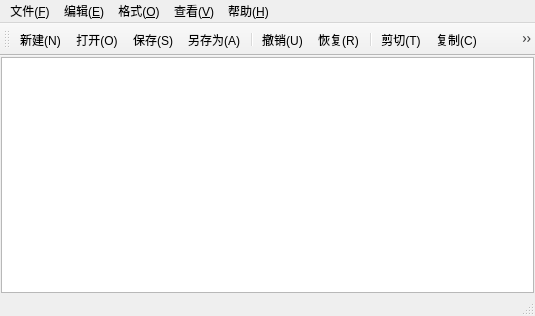
<?xml version="1.0" encoding="UTF-8"?>
<ui version="4.0">
 <class>MainWindow</class>
 <widget class="QMainWindow" name="MainWindow">
  <property name="geometry">
   <rect>
    <x>0</x>
    <y>0</y>
    <width>535</width>
    <height>316</height>
   </rect>
  </property>
  <property name="windowTitle">
   <string>MainWindow</string>
  </property>
  <widget class="QWidget" name="centralwidget">
   <layout class="QVBoxLayout" name="verticalLayout">
    <property name="spacing">
     <number>1</number>
    </property>
    <property name="leftMargin">
     <number>1</number>
    </property>
    <property name="topMargin">
     <number>1</number>
    </property>
    <property name="rightMargin">
     <number>1</number>
    </property>
    <property name="bottomMargin">
     <number>1</number>
    </property>
    <item>
     <widget class="CodeEditor" name="textEdit"/>
    </item>
   </layout>
  </widget>
  <widget class="QMenuBar" name="menubar">
   <property name="geometry">
    <rect>
     <x>0</x>
     <y>0</y>
     <width>535</width>
     <height>18</height>
    </rect>
   </property>
   <widget class="QMenu" name="menuFile">
    <property name="title">
     <string>文件(&amp;F)</string>
    </property>
    <addaction name="actionNew"/>
    <addaction name="actionOpen"/>
    <addaction name="separator"/>
    <addaction name="actionSave"/>
    <addaction name="actionSaveAs"/>
    <addaction name="separator"/>
    <addaction name="actionExit"/>
   </widget>
   <widget class="QMenu" name="menuEdit">
    <property name="title">
     <string>编辑(&amp;E)</string>
    </property>
    <addaction name="actionUndo"/>
    <addaction name="actionRedo"/>
    <addaction name="separator"/>
    <addaction name="actionCut"/>
    <addaction name="actionCopy"/>
    <addaction name="actionPaste"/>
    <addaction name="separator"/>
    <addaction name="actionSelectAll"/>
    <addaction name="separator"/>
    <addaction name="actionFind"/>
    <addaction name="actionReplace"/>
   </widget>
   <widget class="QMenu" name="menuFormat">
    <property name="title">
     <string>格式(&amp;O)</string>
    </property>
    <addaction name="actionFont"/>
    <addaction name="actionFontColor"/>
    <addaction name="actionBackgroundColor"/>
    <addaction name="actionFontBackgroundColor"/>
    <addaction name="separator"/>
    <addaction name="actionWordWrap"/>
   </widget>
   <widget class="QMenu" name="menuView">
    <property name="title">
     <string>查看(&amp;V)</string>
    </property>
    <addaction name="actionToolbar"/>
    <addaction name="actionStatusBar"/>
    <addaction name="separator"/>
    <addaction name="actionLineNumber"/>
   </widget>
   <widget class="QMenu" name="menuHelp">
    <property name="title">
     <string>帮助(&amp;H)</string>
    </property>
    <addaction name="actionAbout"/>
   </widget>
   <addaction name="menuFile"/>
   <addaction name="menuEdit"/>
   <addaction name="menuFormat"/>
   <addaction name="menuView"/>
   <addaction name="menuHelp"/>
  </widget>
  <widget class="QStatusBar" name="statusbar"/>
  <widget class="QToolBar" name="toolBar">
   <property name="windowTitle">
    <string>toolBar</string>
   </property>
   <attribute name="toolBarArea">
    <enum>TopToolBarArea</enum>
   </attribute>
   <attribute name="toolBarBreak">
    <bool>false</bool>
   </attribute>
   <addaction name="actionNew"/>
   <addaction name="actionOpen"/>
   <addaction name="actionSave"/>
   <addaction name="actionSaveAs"/>
   <addaction name="separator"/>
   <addaction name="actionUndo"/>
   <addaction name="actionRedo"/>
   <addaction name="separator"/>
   <addaction name="actionCut"/>
   <addaction name="actionCopy"/>
   <addaction name="actionPaste"/>
   <addaction name="separator"/>
   <addaction name="actionFind"/>
   <addaction name="actionReplace"/>
   <addaction name="separator"/>
   <addaction name="actionFontColor"/>
   <addaction name="actionLineNumber"/>
   <addaction name="actionWordWrap"/>
   <addaction name="separator"/>
   <addaction name="actionToolbar"/>
   <addaction name="actionStatusBar"/>
  </widget>
  <action name="actionNew">
   <property name="icon">
    <iconset resource="notepad.qrc">
     <normaloff>:/image/new_file.png</normaloff>:/image/new_file.png</iconset>
   </property>
   <property name="text">
    <string>新建(&amp;N)</string>
   </property>
   <property name="toolTip">
    <string>新建</string>
   </property>
   <property name="shortcut">
    <string>Ctrl+N</string>
   </property>
   <property name="menuRole">
    <enum>QAction::MenuRole::NoRole</enum>
   </property>
  </action>
  <action name="actionOpen">
   <property name="icon">
    <iconset resource="notepad.qrc">
     <normaloff>:/image/open_file.png</normaloff>:/image/open_file.png</iconset>
   </property>
   <property name="text">
    <string>打开(&amp;O)</string>
   </property>
   <property name="toolTip">
    <string>打开</string>
   </property>
   <property name="shortcut">
    <string>Ctrl+O</string>
   </property>
   <property name="menuRole">
    <enum>QAction::MenuRole::NoRole</enum>
   </property>
  </action>
  <action name="actionSave">
   <property name="icon">
    <iconset resource="notepad.qrc">
     <normaloff>:/image/save.png</normaloff>:/image/save.png</iconset>
   </property>
   <property name="text">
    <string>保存(&amp;S)</string>
   </property>
   <property name="toolTip">
    <string>保存</string>
   </property>
   <property name="shortcut">
    <string>Ctrl+S</string>
   </property>
   <property name="menuRole">
    <enum>QAction::MenuRole::NoRole</enum>
   </property>
  </action>
  <action name="actionSaveAs">
   <property name="icon">
    <iconset resource="notepad.qrc">
     <normaloff>:/image/save_as.png</normaloff>:/image/save_as.png</iconset>
   </property>
   <property name="text">
    <string>另存为(&amp;A)</string>
   </property>
   <property name="toolTip">
    <string>另存为</string>
   </property>
   <property name="menuRole">
    <enum>QAction::MenuRole::NoRole</enum>
   </property>
  </action>
  <action name="actionExit">
   <property name="icon">
    <iconset resource="notepad.qrc">
     <normaloff>:/image/exit.png</normaloff>:/image/exit.png</iconset>
   </property>
   <property name="text">
    <string>退出(&amp;X)</string>
   </property>
   <property name="toolTip">
    <string>退出</string>
   </property>
   <property name="menuRole">
    <enum>QAction::MenuRole::NoRole</enum>
   </property>
  </action>
  <action name="actionUndo">
   <property name="icon">
    <iconset resource="notepad.qrc">
     <normaloff>:/image/undo.png</normaloff>:/image/undo.png</iconset>
   </property>
   <property name="text">
    <string>撤销(&amp;U)</string>
   </property>
   <property name="toolTip">
    <string>撤销</string>
   </property>
   <property name="shortcut">
    <string>Ctrl+Z</string>
   </property>
   <property name="menuRole">
    <enum>QAction::MenuRole::NoRole</enum>
   </property>
  </action>
  <action name="actionRedo">
   <property name="icon">
    <iconset resource="notepad.qrc">
     <normaloff>:/image/redo.png</normaloff>:/image/redo.png</iconset>
   </property>
   <property name="text">
    <string>恢复(&amp;R)</string>
   </property>
   <property name="toolTip">
    <string>恢复</string>
   </property>
   <property name="shortcut">
    <string>Ctrl+Shift+Z</string>
   </property>
   <property name="menuRole">
    <enum>QAction::MenuRole::NoRole</enum>
   </property>
  </action>
  <action name="actionCut">
   <property name="icon">
    <iconset resource="notepad.qrc">
     <normaloff>:/image/cut.png</normaloff>:/image/cut.png</iconset>
   </property>
   <property name="text">
    <string>剪切(&amp;T)</string>
   </property>
   <property name="toolTip">
    <string>剪切</string>
   </property>
   <property name="shortcut">
    <string>Ctrl+X</string>
   </property>
   <property name="menuRole">
    <enum>QAction::MenuRole::NoRole</enum>
   </property>
  </action>
  <action name="actionCopy">
   <property name="icon">
    <iconset resource="notepad.qrc">
     <normaloff>:/image/copy.png</normaloff>:/image/copy.png</iconset>
   </property>
   <property name="text">
    <string>复制(&amp;C)</string>
   </property>
   <property name="toolTip">
    <string>复制</string>
   </property>
   <property name="shortcut">
    <string>Ctrl+C</string>
   </property>
   <property name="menuRole">
    <enum>QAction::MenuRole::NoRole</enum>
   </property>
  </action>
  <action name="actionPaste">
   <property name="icon">
    <iconset resource="notepad.qrc">
     <normaloff>:/image/paste.png</normaloff>:/image/paste.png</iconset>
   </property>
   <property name="text">
    <string>粘贴(&amp;P)</string>
   </property>
   <property name="toolTip">
    <string>粘贴</string>
   </property>
   <property name="shortcut">
    <string>Ctrl+V</string>
   </property>
   <property name="menuRole">
    <enum>QAction::MenuRole::NoRole</enum>
   </property>
  </action>
  <action name="actionSelectAll">
   <property name="icon">
    <iconset resource="notepad.qrc">
     <normaloff>:/image/select_all.png</normaloff>:/image/select_all.png</iconset>
   </property>
   <property name="text">
    <string>全选(&amp;A)</string>
   </property>
   <property name="toolTip">
    <string>全选</string>
   </property>
   <property name="shortcut">
    <string>Ctrl+A</string>
   </property>
   <property name="menuRole">
    <enum>QAction::MenuRole::NoRole</enum>
   </property>
  </action>
  <action name="actionFind">
   <property name="icon">
    <iconset resource="notepad.qrc">
     <normaloff>:/image/find.png</normaloff>:/image/find.png</iconset>
   </property>
   <property name="text">
    <string>查找(&amp;F)</string>
   </property>
   <property name="toolTip">
    <string>查找</string>
   </property>
   <property name="shortcut">
    <string>Ctrl+F</string>
   </property>
   <property name="menuRole">
    <enum>QAction::MenuRole::NoRole</enum>
   </property>
  </action>
  <action name="actionReplace">
   <property name="icon">
    <iconset resource="notepad.qrc">
     <normaloff>:/image/replace.png</normaloff>:/image/replace.png</iconset>
   </property>
   <property name="text">
    <string>替换(&amp;R)</string>
   </property>
   <property name="toolTip">
    <string>替换</string>
   </property>
   <property name="shortcut">
    <string>Ctrl+H</string>
   </property>
   <property name="menuRole">
    <enum>QAction::MenuRole::NoRole</enum>
   </property>
  </action>
  <action name="actionFont">
   <property name="icon">
    <iconset resource="notepad.qrc">
     <normaloff>:/image/font_size.png</normaloff>:/image/font_size.png</iconset>
   </property>
   <property name="text">
    <string>字体(&amp;F)</string>
   </property>
   <property name="toolTip">
    <string>字体</string>
   </property>
   <property name="menuRole">
    <enum>QAction::MenuRole::NoRole</enum>
   </property>
  </action>
  <action name="actionFontColor">
   <property name="icon">
    <iconset resource="notepad.qrc">
     <normaloff>:/image/font_color.png</normaloff>:/image/font_color.png</iconset>
   </property>
   <property name="text">
    <string>字体颜色</string>
   </property>
   <property name="toolTip">
    <string>设置字体颜色</string>
   </property>
   <property name="menuRole">
    <enum>QAction::MenuRole::NoRole</enum>
   </property>
  </action>
  <action name="actionBackgroundColor">
   <property name="icon">
    <iconset resource="notepad.qrc">
     <normaloff>:/image/background_color.png</normaloff>:/image/background_color.png</iconset>
   </property>
   <property name="text">
    <string>编辑器背景色</string>
   </property>
   <property name="toolTip">
    <string>设置编辑器背景色</string>
   </property>
   <property name="menuRole">
    <enum>QAction::MenuRole::NoRole</enum>
   </property>
  </action>
  <action name="actionFontBackgroundColor">
   <property name="icon">
    <iconset resource="notepad.qrc">
     <normaloff>:/image/palette.png</normaloff>:/image/palette.png</iconset>
   </property>
   <property name="text">
    <string>字体背景色</string>
   </property>
   <property name="toolTip">
    <string>字体背景色</string>
   </property>
   <property name="menuRole">
    <enum>QAction::MenuRole::NoRole</enum>
   </property>
  </action>
  <action name="actionWordWrap">
   <property name="checkable">
    <bool>true</bool>
   </property>
   <property name="checked">
    <bool>true</bool>
   </property>
   <property name="icon">
    <iconset resource="notepad.qrc">
     <normaloff>:/image/word_wrap.png</normaloff>:/image/word_wrap.png</iconset>
   </property>
   <property name="text">
    <string>自动换行(&amp;W)</string>
   </property>
   <property name="toolTip">
    <string>自动换行</string>
   </property>
   <property name="menuRole">
    <enum>QAction::MenuRole::NoRole</enum>
   </property>
  </action>
  <action name="actionToolbar">
   <property name="checkable">
    <bool>true</bool>
   </property>
   <property name="checked">
    <bool>true</bool>
   </property>
   <property name="icon">
    <iconset resource="notepad.qrc">
     <normaloff>:/image/settings.png</normaloff>:/image/settings.png</iconset>
   </property>
   <property name="text">
    <string>工具栏(&amp;T)</string>
   </property>
   <property name="toolTip">
    <string>工具栏</string>
   </property>
   <property name="menuRole">
    <enum>QAction::MenuRole::NoRole</enum>
   </property>
  </action>
  <action name="actionStatusBar">
   <property name="checkable">
    <bool>true</bool>
   </property>
   <property name="checked">
    <bool>true</bool>
   </property>
   <property name="icon">
    <iconset resource="notepad.qrc">
     <normaloff>:/image/status_bar.png</normaloff>:/image/status_bar.png</iconset>
   </property>
   <property name="text">
    <string>状态栏(&amp;S)</string>
   </property>
   <property name="toolTip">
    <string>状态栏</string>
   </property>
   <property name="menuRole">
    <enum>QAction::MenuRole::NoRole</enum>
   </property>
  </action>
  <action name="actionLineNumber">
   <property name="checkable">
    <bool>true</bool>
   </property>
   <property name="checked">
    <bool>false</bool>
   </property>
   <property name="icon">
    <iconset resource="notepad.qrc">
     <normaloff>:/image/line_numbers.png</normaloff>:/image/line_numbers.png</iconset>
   </property>
   <property name="text">
    <string>显示行号(&amp;L)</string>
   </property>
   <property name="toolTip">
    <string>显示行号</string>
   </property>
   <property name="shortcut">
    <string>Ctrl+L</string>
   </property>
   <property name="menuRole">
    <enum>QAction::MenuRole::NoRole</enum>
   </property>
  </action>
  <action name="actionAbout">
   <property name="icon">
    <iconset resource="notepad.qrc">
     <normaloff>:/image/about.png</normaloff>:/image/about.png</iconset>
   </property>
   <property name="text">
    <string>关于(&amp;A)</string>
   </property>
   <property name="toolTip">
    <string>关于</string>
   </property>
   <property name="menuRole">
    <enum>QAction::MenuRole::NoRole</enum>
   </property>
  </action>
 </widget>
 <customwidgets>
  <customwidget>
   <class>CodeEditor</class>
   <extends>QPlainTextEdit</extends>
   <header location="global">codeeditor.h</header>
  </customwidget>
 </customwidgets>
 <resources>
  <include location="notepad.qrc"/>
 </resources>
 <connections/>
</ui>
